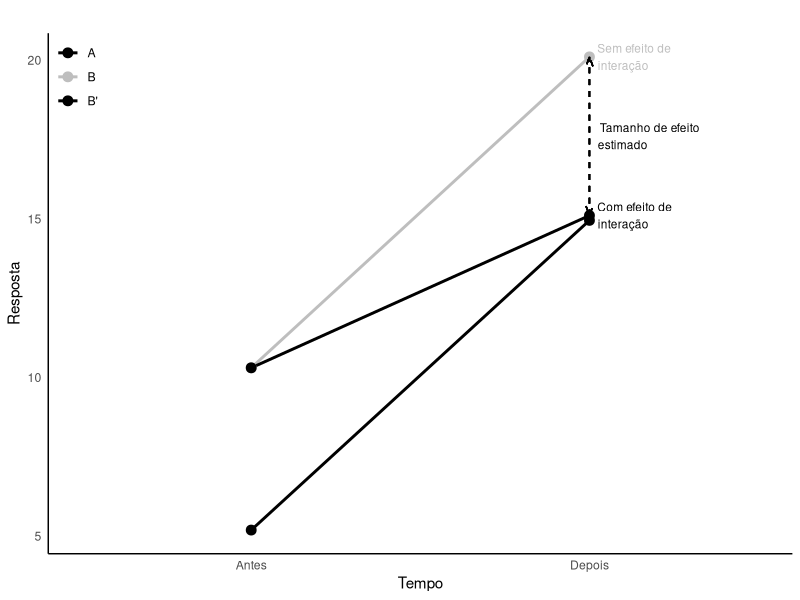

Generate this figure with R:
# Simulate data
set.seed(123)  # For reproducibility
n <- 5  # Number of observations

# Create a dataframe with two time points and different offsets
data <- data.frame(
  group = rep(c("A", "B", "B'"), each = n * 2),
  time = rep(c(1, 2), each = n),
  response = c(
    5 + rnorm(n, mean = 0, sd = 1),
    # Group A at time 1
    15 + rnorm(n, mean = 0, sd = 1),
    # Group A at time 2
    10 + rnorm(n, mean = 0, sd = 1),
    # Group B' at time 1
    20 + rnorm(n, mean = 0, sd = 1),
    # Group B' at time 2
    rnorm(n, mean = 0, sd = 1),
    # Group B at time 1
    rnorm(n, mean = 0, sd = 1)   # Group B at time 2
  )
)

# add offset to group B at 2
data$response[data$group == "B'" &
                data$time == 1] <- data$response[data$group == "B" &
                                                   data$time == 1]
data$response[data$group == "B'" &
                data$time == 2] <- data$response[data$group == "B" &
                                                   data$time == 2] - 5

# Calculate means for plotting
means <- aggregate(response ~ group + time, data, mean)

# Create the plot
ggplot2::ggplot(means,
                ggplot2::aes(
                  x = time,
                  y = response,
                  color = group,
                  group = group
                )) +
  ggplot2::geom_line(size = 1) +               # Draw lines for means
  ggplot2::geom_point(size = 3) +              # Add points for means
  ggplot2::labs(title = "", x = "Tempo", y = "Resposta") +
  ggplot2::theme_minimal() +
  ggplot2::scale_color_manual(values = c("black", "gray", "black")) +  # Custom colors
  ggplot2::theme(legend.title = ggplot2::element_blank()) +
  # minumum theme
  ggplot2::theme(
    panel.grid.major = ggplot2::element_blank(),
    panel.grid.minor = ggplot2::element_blank(),
    panel.background = ggplot2::element_blank(),
    axis.line = ggplot2::element_line(colour = "black")
  ) +
  # move legent to the top left corner
  ggplot2::theme(legend.position = c(0, 1),
                 legend.justification = c(0, 1)) +
  # annotate plot with "Efeito esperado sem interação"
  ggplot2::annotate(
    "text",
    x = 2,
    y = mean(data$response[data$group == "B" &
                             data$time == 2]),
    label = "Sem efeito de \n interação",
    size = 3,
    color = "gray",
    hjust = -0.1,
    vjust = 0.5
  ) +
  # annotate plot with "Efeito esperado com interação"
  ggplot2::annotate(
    "text",
    x = 2,
    y = mean(data$response[data$group == "B'" &
                             data$time == 2]),
    label = "Com efeito de \n interação",
    size = 3,
    color = "black",
    hjust = -0.1,
    vjust = 0.5
  ) +
  # draw dashed arrow of effect from B' to B at time 2
  ggplot2::geom_segment(
    ggplot2::aes(
      x = 2,
      xend = 2,
      y = mean(data$response[data$group == "B'" &
                               data$time == 2]),
      yend = mean(data$response[data$group == "B" &
                                  data$time == 2])
    ),
    arrow = ggplot2::arrow(
      type = "open",
      length = grid::unit(0.1, "inches"),
      ends = "both",
      angle = 20
    ),
    color = "black",
    linetype = "dashed"
  ) +
  # annotate plot with "Efeito de interação"
  ggplot2::annotate(
    "text",
    x = 2,
    y = mean(data$response[data$group != "A" &
                             data$time == 2]),
    label = "Tamanho de efeito \n estimado",
    size = 3,
    color = "black",
    hjust = -0.1,
    vjust = 0.5
  ) +
  # augment x axis margins to make room for annotations
  ggplot2::scale_x_continuous(
    breaks = c(1, 2),
    labels = c("Antes", "Depois"),
    expand = c(0.3, 0.3)
  )
